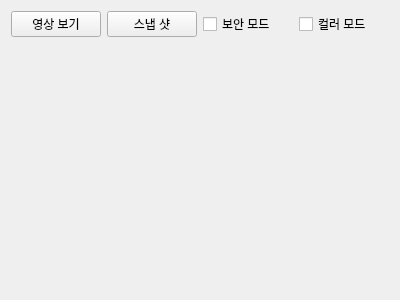
<?xml version="1.0" encoding="UTF-8"?>
<ui version="4.0">
 <class>Tab7CamSecurity</class>
 <widget class="QWidget" name="Tab7CamSecurity">
  <property name="geometry">
   <rect>
    <x>0</x>
    <y>0</y>
    <width>400</width>
    <height>300</height>
   </rect>
  </property>
  <property name="windowTitle">
   <string>Form</string>
  </property>
  <layout class="QVBoxLayout" name="verticalLayout_2" stretch="1,9">
   <item>
    <layout class="QHBoxLayout" name="horizontalLayout">
     <item>
      <widget class="QPushButton" name="pPBCamView">
       <property name="text">
        <string>영상 보기</string>
       </property>
       <property name="checkable">
        <bool>true</bool>
       </property>
      </widget>
     </item>
     <item>
      <widget class="QPushButton" name="pPBsnapShot">
       <property name="text">
        <string>스냅 샷</string>
       </property>
      </widget>
     </item>
     <item>
      <widget class="QCheckBox" name="pCBsecurityMode">
       <property name="text">
        <string>보안 모드</string>
       </property>
      </widget>
     </item>
     <item>
      <widget class="QCheckBox" name="pCBColorMode">
       <property name="text">
        <string>컬러 모드</string>
       </property>
      </widget>
     </item>
    </layout>
   </item>
   <item>
    <layout class="QVBoxLayout" name="verticalLayout">
     <item>
      <widget class="QLabel" name="pTLcamView">
       <property name="text">
        <string/>
       </property>
      </widget>
     </item>
    </layout>
   </item>
  </layout>
 </widget>
 <resources/>
 <connections/>
</ui>
